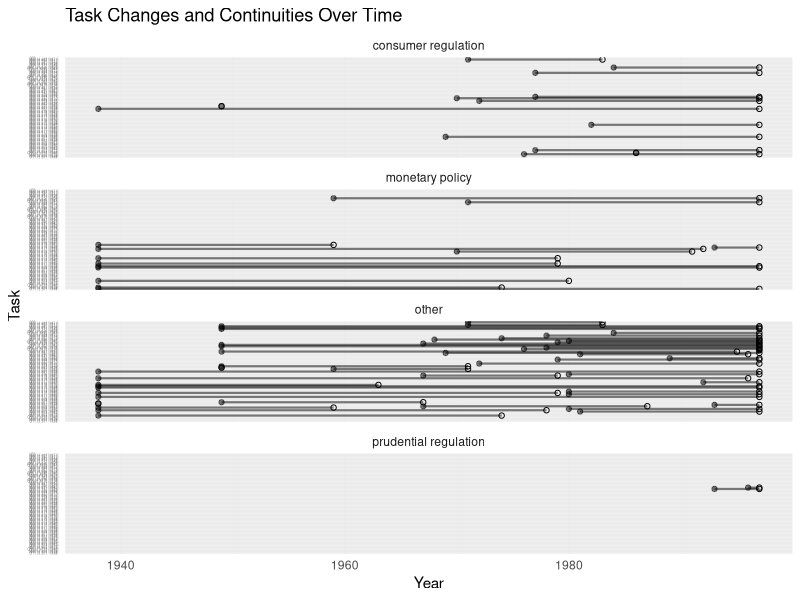

Here is the R script that generated this plot:
library(tidyverse)

# Load the data
data <- read.csv("labels.csv")

# Ensure each label has a consistent category
data <- data |> 
  group_by(label) |> 
  mutate(Category = first(Category)) |> 
  ungroup()

# Process the data to identify the start, end, and reassignment years
task_info <- data |>
  group_by(label, Category) |>
  summarise(start = min(Year), end = max(Year), Task = first(Task)) |>
  ungroup() |>
  mutate(Task = as.factor(Task))

# Identify reassigned tasks (task number and first few numbers of the label don't match)
data <- data |> 
  mutate(label_prefix = as.numeric(sub("\\(.*", "", label)),
         Task = as.factor(Task))

reassigned_tasks <- data |>
  filter(Task != label_prefix)

# Creating better y-axis labels
task_info <- task_info |>
  mutate(TaskLabel = paste("CFR 12 ", sub(" .*", "", label), 
                           " (", sub(".*Yr (\\d{4}).*", "\\1", label), ")", sep = ""))

# Visualization
plot <- ggplot() +
  geom_segment(data = task_info, aes(x = start, xend = end, y = TaskLabel, yend = TaskLabel),
               size = 0.75, alpha = 0.50) +
  geom_point(data = task_info, aes(x = start, y = TaskLabel), size = 1.5, alpha = 0.50) +
  geom_point(data = task_info, aes(x = end, y = TaskLabel), shape = 1, size = 1.5) +
  geom_point(data = reassigned_tasks, 
             aes(x = Year, y = paste("CFR 12 ", sub(" .*", "", label), 
                                     " (", sub(".*Yr (\\d{4}).*", "\\1", label), ")", sep = "")), 
             shape = 4, size = 3) +
  scale_y_discrete(limits = task_info$TaskLabel) +
  labs(x = "Year", y = "Task", title = "Task Changes and Continuities Over Time") +
  theme_minimal() +
  theme(axis.text.y = element_text(size = 2)) +
  facet_wrap(~ Category, scales = "free_y", shrink = TRUE, drop = TRUE, ncol = 1)

ggsave("task_changes_plot.jpg", plot = plot, width = 6.5, height = 9)
